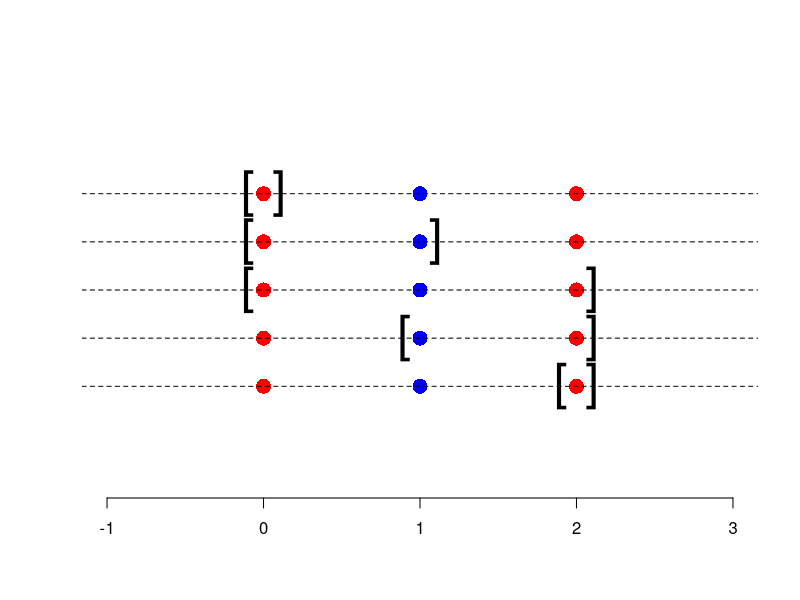
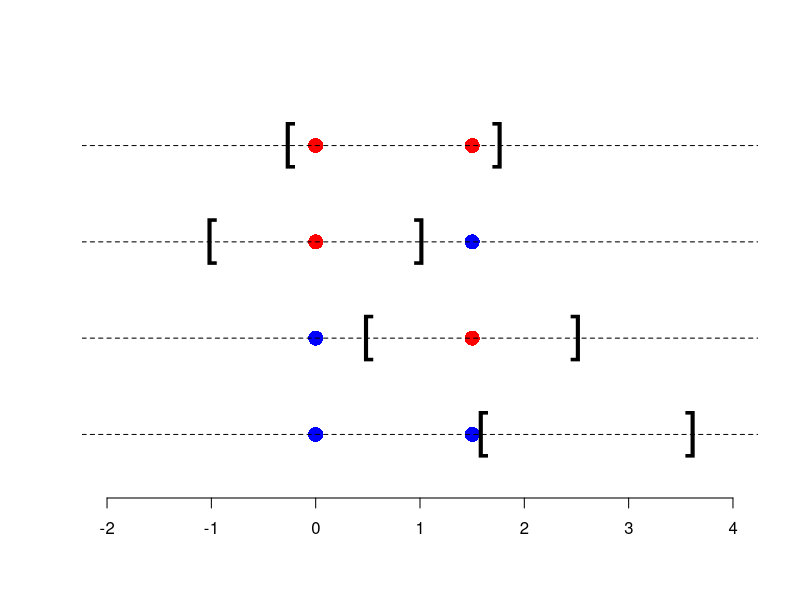

Recreate these plots in R, in order.
#################################################################
# Graphics for IC Exercise sheet 8: VC Dimension
# Autor: Patricio Massaro
#################################################################

pdf("exercises/hypospaces-capacity/figure/3points_impossible_assignment.pdf", width=12, height=8)

# Draw a 3 points in a horizontal line in a 2d graphic and the horizontal line and add an axis
plot(0, 0, type="n", xlim=c(-1, 3), ylim=c(-1, 1), xlab="", ylab="", axes=F)
points(0, 0.5, pch=16, cex=2,col="red")
points(1, 0.5, pch=16, cex=2,col="blue")
points(2, 0.5, pch=16, cex=2,col="red")
points(0, 0.25, pch=16, cex=2,col="red")
points(1, 0.25, pch=16, cex=2,col="blue")
points(2, 0.25, pch=16, cex=2,col="red")
points(0, 0, pch=16, cex=2,col="red")
points(1, 0, pch=16, cex=2,col="blue")
points(2, 0, pch=16, cex=2,col="red")
points(0, -0.5, pch=16, cex=2,col="red")
points(1, -0.5, pch=16, cex=2,col="blue")
points(2, -0.5, pch=16, cex=2,col="red")
points(0, -0.25, pch=16, cex=2,col="red")
points(1, -0.25, pch=16, cex=2,col="blue")
points(2, -0.25, pch=16, cex=2,col="red")
abline(h=0, lty=2)
abline(h=0.25, lty=2)
abline(h=0.5, lty=2)
abline(h=-0.25, lty=2)
abline(h=-0.5, lty=2)
text(x = -0.1, y = 0.5, '[', srt = 0, cex = 3)
text(x = 0.1, y = 0.5, ']', srt = 0, cex = 3)
text(x = -0.1, y = 0.25, '[', srt = 0, cex = 3)
text(x = 1.1, y = 0.25, ']', srt = 0, cex = 3)
text(x = -0.1, y = 0, '[', srt = 0, cex = 3)
text(x = 2.1, y = 0, ']', srt = 0, cex = 3)
text(x = 0.9, y = -0.25 ,'[', srt = 0, cex = 3)
text(x = 2.1, y = -0.25 ,']', srt = 0, cex = 3)
text(x = 1.9, y = -0.5, '[', srt = 0, cex = 3)
text(x = 2.1, y = -0.5, ']', srt = 0, cex = 3)
axis(side = 1)


dev.off()


pdf("exercises/hypospaces-capacity/figure/2points_possible_assignment.pdf", width=12, height=8)



plot(0, 0, type="n", xlim=c(-2, 4), ylim=c(-0.5, 0.5), xlab="", ylab="", axes=F)
points(0, 0.375, pch=16, cex=2,col="red")
points(1.5, 0.375, pch=16, cex=2,col="red")
points(0, 0.125, pch=16, cex=2,col="red")
points(1.5, 0.125, pch=16, cex=2,col="blue")
points(0, -0.125, pch=16, cex=2,col="blue")
points(1.5, -0.125, pch=16, cex=2,col="red")
points(0, -0.375, pch=16, cex=2,col="blue")
points(1.5, -0.375, pch=16, cex=2,col="blue")
abline(h=0.375, lty=2)
abline(h=0.125, lty=2)
abline(h=-0.125, lty=2)
abline(h=-0.375, lty=2)
text(x = -0.25, y = 0.375, '[', srt = 0, cex = 3)
text(x = 1.75, y = 0.375, ']', srt = 0, cex = 3)
text(x = -1, y = 0.125, '[', srt = 0, cex = 3)
text(x = 1, y = 0.125, ']', srt = 0, cex = 3)
text(x = 0.5, y = -0.125, '[', srt = 0, cex = 3)
text(x = 2.5, y = -0.125, ']', srt = 0, cex = 3)
text(x = 1.6, y = -0.375, '[', srt = 0, cex = 3)
text(x = 3.6, y = -0.375, ']', srt = 0, cex = 3)
axis(side = 1)

dev.off()
